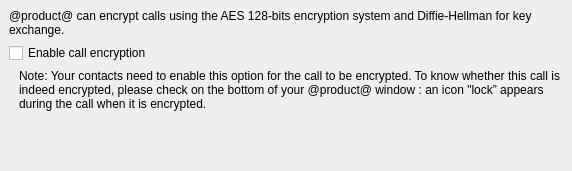
<ui version="4.0" >
 <author></author>
 <comment></comment>
 <exportmacro></exportmacro>
 <class>SecuritySettings</class>
 <widget class="QWidget" name="SecuritySettings" >
  <property name="geometry" >
   <rect>
    <x>0</x>
    <y>0</y>
    <width>572</width>
    <height>171</height>
   </rect>
  </property>
  <property name="windowTitle" >
   <string>Form</string>
  </property>
  <layout class="QVBoxLayout" >
   <property name="margin" >
    <number>9</number>
   </property>
   <property name="spacing" >
    <number>6</number>
   </property>
   <item>
    <widget class="QLabel" name="label_4" >
     <property name="text" >
      <string>@product@ can encrypt calls using the AES 128-bits encryption system and Diffie-Hellman for key exchange.</string>
     </property>
     <property name="wordWrap" >
      <bool>true</bool>
     </property>
    </widget>
   </item>
   <item>
    <widget class="QCheckBox" name="callEncryptionCheckBox" >
     <property name="text" >
      <string>Enable call encryption</string>
     </property>
    </widget>
   </item>
   <item>
    <layout class="QHBoxLayout" >
     <property name="margin" >
      <number>0</number>
     </property>
     <property name="spacing" >
      <number>6</number>
     </property>
     <item>
      <spacer>
       <property name="orientation" >
        <enum>Qt::Horizontal</enum>
       </property>
       <property name="sizeType" >
        <enum>QSizePolicy::Fixed</enum>
       </property>
       <property name="sizeHint" >
        <size>
         <width>10</width>
         <height>20</height>
        </size>
       </property>
      </spacer>
     </item>
     <item>
      <widget class="QLabel" name="label_3" >
       <property name="text" >
        <string>Note: Your contacts need to enable this option for the call to be encrypted. To know whether this call is indeed encrypted, please check on the bottom of your @product@ window : an icon "lock” appears during the call when it is encrypted.</string>
       </property>
       <property name="wordWrap" >
        <bool>true</bool>
       </property>
      </widget>
     </item>
    </layout>
   </item>
   <item>
    <spacer>
     <property name="orientation" >
      <enum>Qt::Vertical</enum>
     </property>
     <property name="sizeHint" >
      <size>
       <width>482</width>
       <height>31</height>
      </size>
     </property>
    </spacer>
   </item>
  </layout>
 </widget>
 <pixmapfunction></pixmapfunction>
 <resources/>
 <connections/>
</ui>
